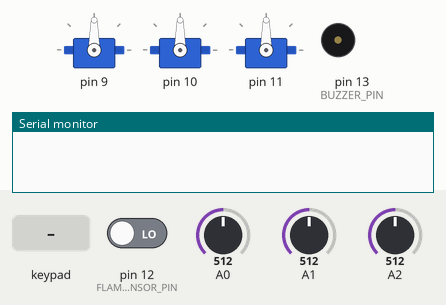
Simulated run of this sketch. Board: Arduino Uno, built with avr-gcc and run on an emulated ATmega328P. Shown: 3 × servo, buzzer (waves = sounding), the last lines printed to the serial monitor. Inputs (shaded band) come from the test bench; at power-on: pin 12 (FLAME_SENSOR_PIN) LOW, A0 = 512, A1 = 512, A2 = 512.

Above: at 1.2 s.
1.3 s: pin 12 (FLAME_SENSOR_PIN) driven HIGH
At 2.1 s:
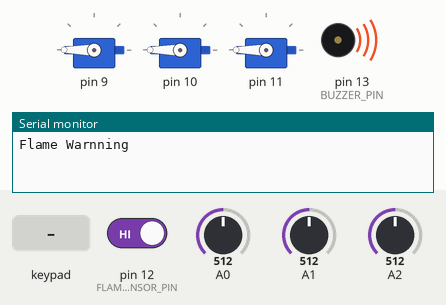
4.3 s: key '#' pressed
7.3 s: key '*' pressed
10.3 s: A0 set to 716
13.3 s: A1 set to 716
16.3 s: A2 set to 716
Timing chart, 0 to 19.3 s (numbered marks = the images above; inputs shaded):
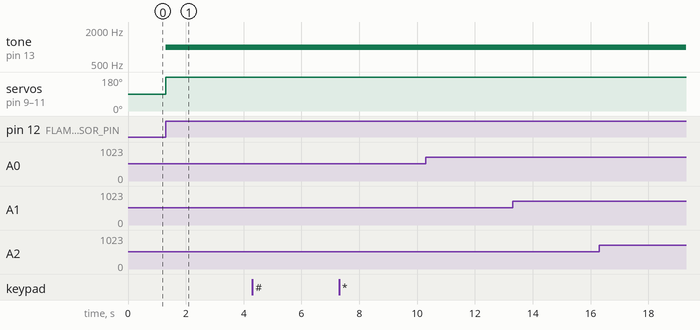

Measured:
- after the input at 1.3 s, tone on pin 13 (BUZZER_PIN): silent → 1000 Hz at once; servo on pin 9–11: 90° → 180° at once

The sketch:

11.ino
```cpp
#include <Servo.h>
#include <Keypad.h>

const byte ROWS = 4;
const byte COLS = 3;
char keys[ROWS][COLS] = {
  {'1', '2', '3'},
  {'4', '5', '6'},
  {'7', '8', '9'},
  {'*', '0', '#'}
};
byte rowPins[ROWS] = {5, 4, 3, 2};
byte colPins[COLS] = {8, 7, 6};
Keypad keypad = Keypad( makeKeymap(keys), rowPins, colPins, ROWS, COLS );
Servo myServo[3];
const int FLAME_SENSOR_PIN = 12;
const int BUZZER_PIN = 13;
bool isManual = false;
String input = "";
String degree = "", servoIndex = "";

void setup() {
  pinMode(A0, INPUT);
  pinMode(A1, INPUT);
  pinMode(A2, INPUT);
  pinMode(FLAME_SENSOR_PIN, INPUT);
  pinMode(BUZZER_PIN, OUTPUT);
  myServo[0].attach(9);
  myServo[1].attach(10);
  myServo[2].attach(11);
  Serial.begin(9600);
}

void loop() {
  checkFlameSensor();
  char customKey = keypad.getKey();
  if (customKey) {
    if (customKey == '#' && !isManual) {
      Serial.println("**Manual Mode**");
      isManual = true;
    } else if (customKey == '#' && isManual) {
      Serial.println("**Auto Mode**");
      isManual = false;
    } else if (customKey != '#' && customKey != '*') {
      input += customKey;
      if (input.length() > 1 && input.length() < 4) {
        degree += customKey;
      } else if (input.length() == 1) {
        servoIndex += customKey;
      }
    } else if (customKey == '*') {
      int servoDegree = map((degree.toInt() % 101), 0, 100, 0, 180);
      Serial.println("servo number:" + servoIndex);
      Serial.println("degree:" + degree);
      myServo[(servoIndex.toInt() % 4) - 1].write(servoDegree);
      input = "", degree = "", servoIndex = "";
    }
  }

  if (!isManual) {
    int deg1 = map(analogRead(A0), 0, 1023, 0, 180);
    int deg2 = map(analogRead(A1), 0, 1023, 0, 180);
    int deg3 = map(analogRead(A2), 0, 1023, 0, 180);
    myServo[0].write(deg1);
    myServo[1].write(deg2);
    myServo[2].write(deg3);
  }

}

void checkFlameSensor() {
  if (digitalRead(FLAME_SENSOR_PIN) == HIGH) {
    flameWarnning();
  }
}

void flameWarnning() {
  Serial.println("Flame Warnning");
  tone(BUZZER_PIN, 1000);
  for (int i = 0; i < 3; i++)
    myServo[i].write(180);
  delay(1000);
  noTone(BUZZER_PIN);
  for (int i = 0; i < 3; i++)
    myServo[i].write(0);
}
```
